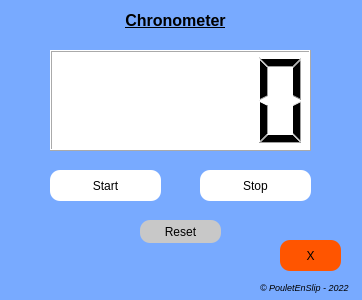
<?xml version="1.0" encoding="UTF-8"?>
<ui version="4.0">
 <class>MainWindow</class>
 <widget class="QMainWindow" name="MainWindow">
  <property name="geometry">
   <rect>
    <x>0</x>
    <y>0</y>
    <width>362</width>
    <height>300</height>
   </rect>
  </property>
  <property name="minimumSize">
   <size>
    <width>100</width>
    <height>100</height>
   </size>
  </property>
  <property name="maximumSize">
   <size>
    <width>5000</width>
    <height>5000</height>
   </size>
  </property>
  <property name="windowTitle">
   <string>Chronometer</string>
  </property>
  <property name="windowIcon">
   <iconset resource="Icon.qrc">
    <normaloff>:/new/prefix1/icon.png</normaloff>:/new/prefix1/icon.png</iconset>
  </property>
  <property name="styleSheet">
   <string notr="true">background-color: rgb(120, 170, 255);</string>
  </property>
  <widget class="QWidget" name="centralWidget">
   <widget class="QLCDNumber" name="lcd_Chronometre">
    <property name="geometry">
     <rect>
      <x>50</x>
      <y>50</y>
      <width>261</width>
      <height>101</height>
     </rect>
    </property>
    <property name="styleSheet">
     <string notr="true">background-color: rgb(255, 255, 255);</string>
    </property>
   </widget>
   <widget class="QPushButton" name="pb_Raz">
    <property name="geometry">
     <rect>
      <x>140</x>
      <y>220</y>
      <width>81</width>
      <height>23</height>
     </rect>
    </property>
    <property name="styleSheet">
     <string notr="true">QPushButton {
font: 10pt &quot;Comic Sans MS&quot;;
background-color: rgb(200, 200, 200);
border-radius: 10px;
}

QPushButton::hover {
background-color: rgb(225, 225, 225);
border-style: inset;
}

QPushButton::pressed {
background-color: rgb(150, 150, 150);
border-style: inset;
}</string>
    </property>
    <property name="text">
     <string>Reset</string>
    </property>
   </widget>
   <widget class="QPushButton" name="pb_demarer">
    <property name="geometry">
     <rect>
      <x>50</x>
      <y>170</y>
      <width>111</width>
      <height>31</height>
     </rect>
    </property>
    <property name="styleSheet">
     <string notr="true">QPushButton {
font: 12pt &quot;Comic Sans MS&quot;;
background-color: rgb(255, 255, 255);
border-radius: 10px;
}

QPushButton::hover {
background-color: rgb(225, 225, 225);
border-style: inset;
}

QPushButton::pressed {
background-color: rgb(200, 200, 200);
border-style: inset;
}</string>
    </property>
    <property name="text">
     <string>Start</string>
    </property>
   </widget>
   <widget class="QPushButton" name="pb_Arreter">
    <property name="geometry">
     <rect>
      <x>200</x>
      <y>170</y>
      <width>111</width>
      <height>31</height>
     </rect>
    </property>
    <property name="styleSheet">
     <string notr="true">QPushButton {
font: 12pt &quot;Comic Sans MS&quot;;
background-color: rgb(255, 255, 255);
border-radius: 10px;
}

QPushButton::hover {
background-color: rgb(225, 225, 225);
border-style: inset;
}

QPushButton::pressed {
background-color: rgb(200, 200, 200);
border-style: inset;
}</string>
    </property>
    <property name="text">
     <string>Stop</string>
    </property>
   </widget>
   <widget class="QPushButton" name="pb_Quitter">
    <property name="geometry">
     <rect>
      <x>280</x>
      <y>240</y>
      <width>61</width>
      <height>31</height>
     </rect>
    </property>
    <property name="styleSheet">
     <string notr="true">QPushButton {
font: 12pt &quot;Comic Sans MS&quot;;
background-color: rgb(255, 85, 0);
border-radius: 10px;
}

QPushButton::hover {
background-color: rgb(255, 150, 25);
border-style: inset;
}

QPushButton::pressed {
background-color: rgb(255, 185, 50);
border-style: inset;
}</string>
    </property>
    <property name="text">
     <string>X</string>
    </property>
   </widget>
   <widget class="QLabel" name="label">
    <property name="geometry">
     <rect>
      <x>10</x>
      <y>10</y>
      <width>331</width>
      <height>21</height>
     </rect>
    </property>
    <property name="text">
     <string>&lt;!DOCTYPE HTML PUBLIC &quot;-//W3C//DTD HTML 4.0//EN&quot; &quot;http://www.w3.org/TR/REC-html40/strict.dtd&quot;&gt;
&lt;html&gt;&lt;head&gt;&lt;meta name=&quot;qrichtext&quot; content=&quot;1&quot; /&gt;&lt;style type=&quot;text/css&quot;&gt;
p, li { white-space: pre-wrap; }
&lt;/style&gt;&lt;/head&gt;&lt;body style=&quot; font-family:'MS Shell Dlg 2'; font-size:8pt; font-weight:400; font-style:normal;&quot;&gt;
&lt;p align=&quot;center&quot; style=&quot; margin-top:0px; margin-bottom:0px; margin-left:0px; margin-right:0px; -qt-block-indent:0; text-indent:0px;&quot;&gt;&lt;span style=&quot; font-size:12pt; font-weight:600; text-decoration: underline;&quot;&gt;Chronometer&lt;/span&gt;&lt;/p&gt;&lt;/body&gt;&lt;/html&gt;</string>
    </property>
   </widget>
   <widget class="QLabel" name="label_2">
    <property name="geometry">
     <rect>
      <x>260</x>
      <y>280</y>
      <width>101</width>
      <height>16</height>
     </rect>
    </property>
    <property name="text">
     <string>&lt;!DOCTYPE HTML PUBLIC &quot;-//W3C//DTD HTML 4.0//EN&quot; &quot;http://www.w3.org/TR/REC-html40/strict.dtd&quot;&gt;
&lt;html&gt;&lt;head&gt;&lt;meta name=&quot;qrichtext&quot; content=&quot;1&quot; /&gt;&lt;style type=&quot;text/css&quot;&gt;
p, li { white-space: pre-wrap; }
&lt;/style&gt;&lt;/head&gt;&lt;body style=&quot; font-family:'MS Shell Dlg 2'; font-size:8pt; font-weight:400; font-style:normal;&quot;&gt;
&lt;p style=&quot; margin-top:0px; margin-bottom:0px; margin-left:0px; margin-right:0px; -qt-block-indent:0; text-indent:0px;&quot;&gt;&lt;span style=&quot; font-size:7pt; font-style:italic;&quot;&gt;© PouletEnSlip - 2022&lt;/span&gt;&lt;/p&gt;&lt;/body&gt;&lt;/html&gt;</string>
    </property>
   </widget>
  </widget>
 </widget>
 <layoutdefault spacing="6" margin="11"/>
 <resources>
  <include location="Icon.qrc"/>
 </resources>
 <connections/>
</ui>
